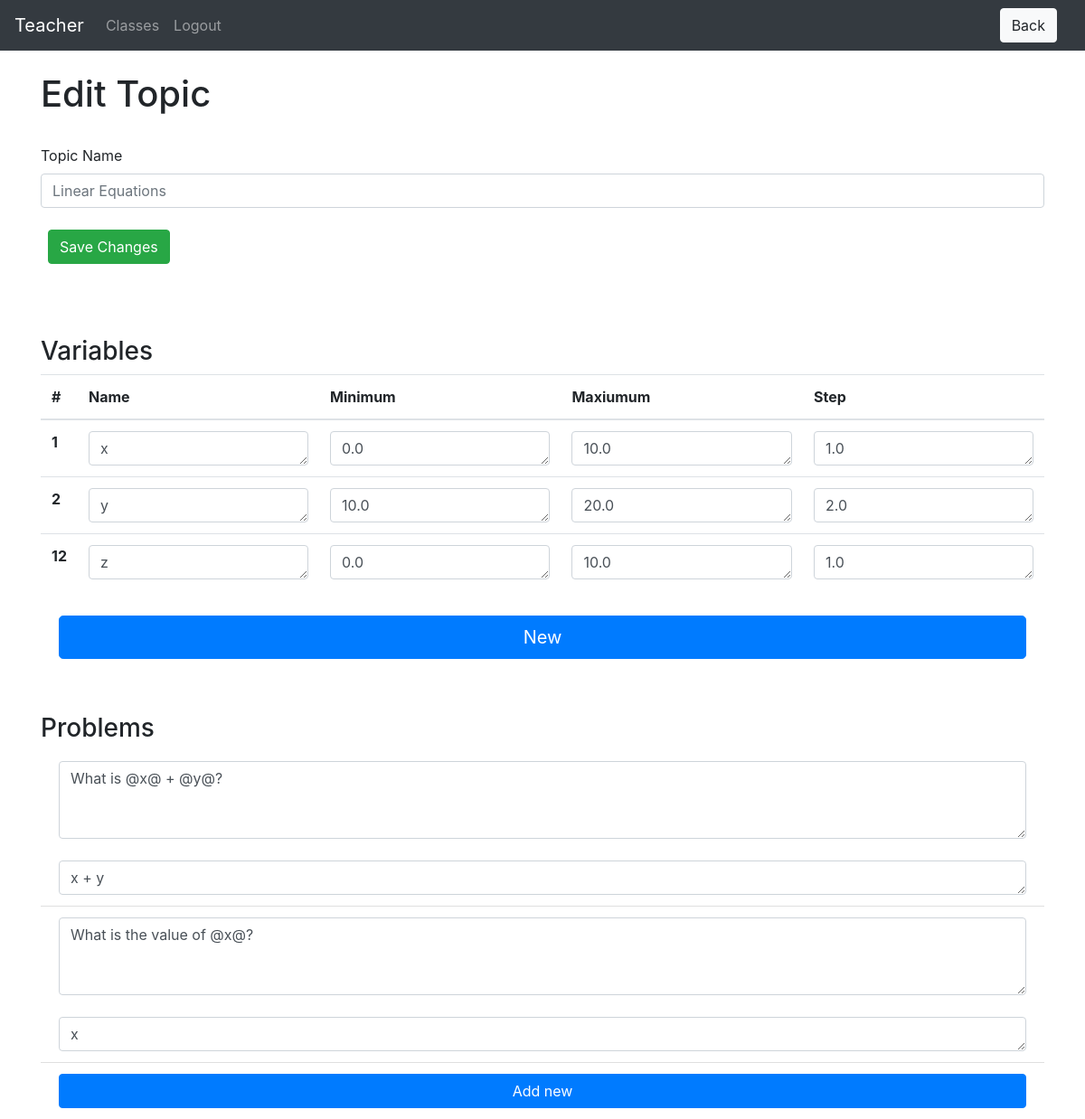
Before: /teacher/group-detail/1/topics/edit_topic/1 (signed in) with the older database file.
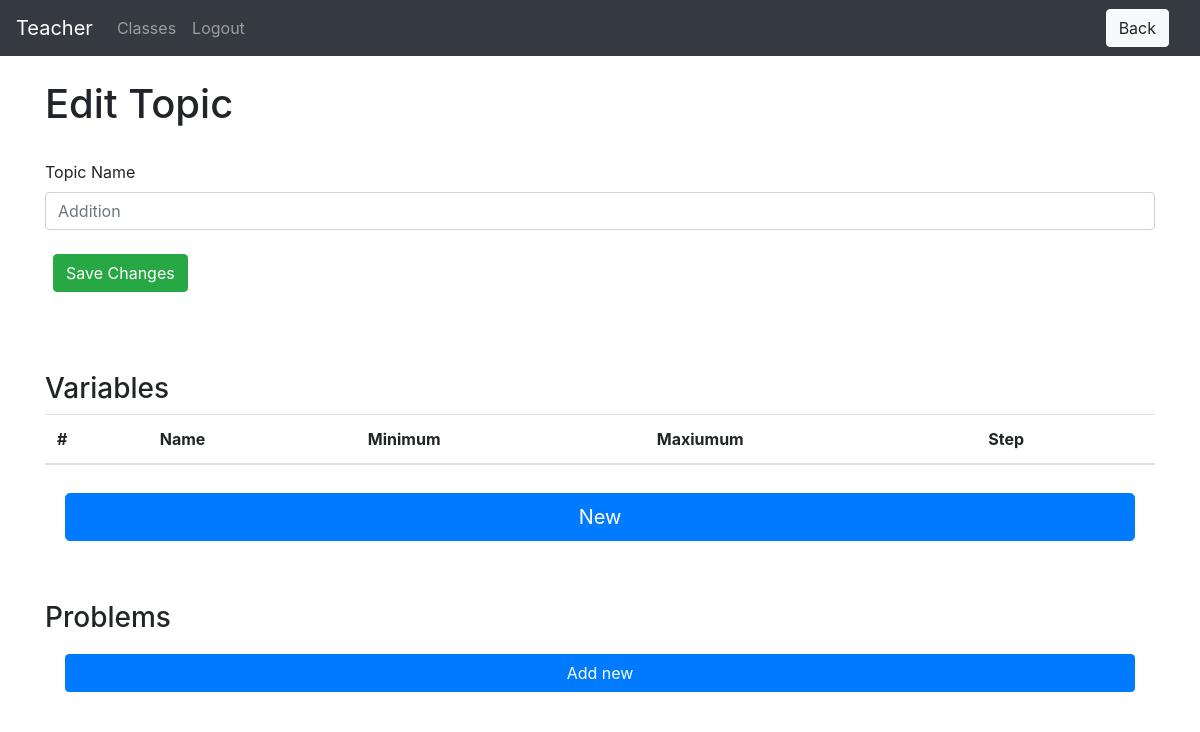
After: the same page with the newer database file.
### website/models.py (models this page shows)
class User(db.Model, UserMixin):
    id = db.Column(db.Integer, primary_key=True)
    email = db.Column(db.String(150), unique=True)
    password = db.Column(db.String(150))
    first_name = db.Column(db.String(150))
    teacher_id = db.relationship('Teacher', uselist=False, backref="user")
    student_id = db.relationship('Student', uselist=False, backref="user")

class Topic(db.Model):
    id = db.Column(db.Integer, primary_key=True)
    name = db.Column(db.String(150))
    active = db.Column(db.Boolean)
    locked = db.Column(db.Boolean)
    instances = db.Column(db.SmallInteger)
    date = db.Column(db.DateTime(timezone=True))
    group_id = db.Column(db.Integer, db.ForeignKey('group.id'))
    variable_ids = db.relationship('Variable')
    problem_ids = db.relationship('Problem')
    data_ids = db.relationship('Data')

class Variable(db.Model):
    id = db.Column(db.Integer, primary_key=True)
    name = db.Column(db.String(1))
    minimum = db.Column(db.Float)
    maximum = db.Column(db.Float)
    step = db.Column(db.Float)
    topic_id = db.Column(db.Integer, db.ForeignKey('topic.id'))

class Problem(db.Model):
    id = db.Column(db.Integer, primary_key=True)
    text = db.Column(db.String(10000))
    latex = db.Column(db.String(500))
    answer = db.Column(db.String(500))
    topic_id = db.Column(db.Integer, db.ForeignKey('topic.id'))

### website/teacher/teacher_views.py (the view)
@views.route('/group-detail/<group_id>/topics/edit_topic/<topic_id>', methods=['GET', 'POST'])
@login_required
def edit_topic(group_id, topic_id):
    group = Group.query.get(group_id)
    topic = Topic.query.get(topic_id)
    if request.method == 'POST':
        if request.form['button'] == 'new_problem':
            new_problem = Problem(text="", latex="", answer="", topic_id=topic.id)
            db.session.add(new_problem)
            db.session.commit()
            flash('created')
            return render_template("teacher/edit_topic.html", user=current_user, group=group, topic=topic)
        elif request.form['button'] == 'new_variable':
            new_variable = Variable(name='x',minimum=0.0, maximum=10.0, step=1.0, topic_id=topic.id)
            db.session.add(new_variable)
            db.session.commit()
            return render_template("teacher/edit_topic.html", user=current_user, group=group, topic=topic)
        elif request.form['button'] == 'save_changes':
            name = str(request.form.get('topicName'))
            if len(name) < 150 and len(name) > 1:
                topic.name = name
                db.session.add(topic)
                db.session.commit()
                flash('Name successfully changed to ' + name)
            update_variables(topic=topic)
            update_problems(topic=topic)
            return render_template("teacher/edit_topic.html", user=current_user, group=group, topic=topic)
    else:
        return render_template("teacher/edit_topic.html", user=current_user, group=group, topic=topic)

### website/templates/teacher/edit_topic.html
{% extends "base.html" %} {% block title %}Edit Topic{% endblock %}
{% block extra_header %}
<a href="{{url_for('teacher_views.topics', group_id=group.id)}}">
    <button class="btn btn-light ml-3" type="button" name="button">Back</button>
</a>
{% endblock %}
{% block content %}
<br>
<h1>Edit Topic</h1>
<br>
<form method='POST'>
    <div>
        <div class="form-group">
          <label for="exampleInputEmail1">Topic Name</label>
          <input
            type="text"
            class="form-control"
            id="topicName"
            name="topicName"
            placeholder="{{ topic.name }}"
            />
        </div>
        <div class="d-flex flex-row">
            <div class="p-2"><button name="button" class="btn btn-success" value="save_changes">Save Changes</button></div>
          </div>
        <br>
    </div>
    <br>
    <br>
    <div>
        <h3>Variables</h3>
        <table class="table">
            <thead>
              <tr>
                <th scope="col">#</th>
                <th scope="col">Name</th>
                <th scope="col">Minimum</th>
                <th scope="col">Maxiumum</th>
                <th scope="col">Step</th>
              </tr>
            </thead>
            <tbody>
            {% for variable in topic.variable_ids %}
              <tr>
                <th scope="row">{{ variable.id }}</th>
                <td> <textarea name="name{{variable.id}}" class="form-control" id="minimum" rows="1" placeholder="Name">{{ variable.name }}</textarea></td>
                <td> <textarea name="min{{variable.id}}" class="form-control" id="minimum" rows="1" placeholder="Minimum">{{ variable.minimum }}</textarea></td>
                <td> <textarea name="max{{variable.id}}" class="form-control" id="maximum" rows="1" placeholder="Maxiumum">{{ variable.maximum }}</textarea></td>
                <td> <textarea name="step{{variable.id}}" class="form-control" id="step" rows="1" placeholder="Step">{{ variable.step }}</textarea></td>
              </tr>
              {% endfor %}
            </tbody>
          </table>
          <ul class="list-group list-group-flush">
            <li class="list-group-item"><button name="button" class="btn btn-primary btn-lg btn-block" value="new_variable">New</button></li>
          </ul>
    </div>
    <br>
    <br>
    <div>
      <h3>Problems</h3>
      <ul class="list-group list-group-flush">
        {% for problem in topic.problem_ids %}
        <li class="list-group-item">
                <textarea name="text{{problem.id}}" class="form-control" id="text" rows="3" placeholder="Word Problem">{{ problem.text }}</textarea>
                <br>
                <textarea name="answer{{problem.id}}" class="form-control" id="answer" rows="1" placeholder="Answer">{{ problem.answer }}</textarea>
        </li>
        {% endfor %}
      <ul class="list-group list-group-flush">
        <li class="list-group-item"><button type="submit" class="btn btn-primary btn-block" name="button" value="new_problem">Add new</button></li>
      </ul>
    </div>
</form>
{% endblock %}

### website/templates/base.html (shortened to what this page needs)
<!DOCTYPE html>
<html>
  <head>
    <link
      rel="stylesheet"
      href="https://stackpath.bootstrapcdn.com/bootstrap/4.4.1/css/bootstrap.min.css"
    />
    <link
      rel="stylesheet"
      href="https://stackpath.bootstrapcdn.com/font-awesome/4.7.0/css/font-awesome.min.css"
    />
  </head>
  <body>
    <nav class="navbar navbar-expand-lg navbar-dark bg-dark justify-content-between">
      <div>
      <div class="collapse navbar-collapse" id="navbar">
        <div class="navbar-nav">
            {% if user.is_authenticated %}
            <a class="navbar-brand" id="page" href='#'>{{ user.first_name }}</a>
            {% if user.teacher_id %}
            <a class="nav-item nav-link" id="page" href="/teacher/">Classes</a>
            {% elif user.student_id %}
            <a class="nav-item nav-link" id="page" href="/student/dash">Dashboard</a>
            {% endif %}
            <a class="nav-item nav-link ml-auto align-left" id="logout" href="/logout">Logout</a>
            {% else %}
            <a class="nav-item nav-link" id="login" href="/login">Login</a>
            <a class="nav-item nav-link" id="signUp" href="/sign-up">Sign Up</a>
            {% endif%}
        </div>
      </div>
    </div>
    <div class="container justify-content-end my-2 my-sm-0">{% block extra_header %} {% endblock %}</div>
    </nav>
    <div class="container">{% block content %} {% endblock %}</div>
  </body>
</html>

Changed rows visible on the page:
removed Variable: id "1", id "x", id "0.0", id "10.0", id "1.0"
removed Variable: id "2", id "y", id "10.0", id "20.0", id "2.0"
removed Variable: id "12", id "z", id "0.0", id "10.0", id "1.0"
removed Problem: id "What is @x@ + @y@?", id "x + y"
removed Problem: id "What is the value of @x@?", id "x"
changed Topic: topicName "Linear Equations" → "Addition"
